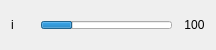
<?xml version="1.0" encoding="UTF-8"?>
<ui version="4.0">
 <class>SoundOverlay</class>
 <widget class="QWidget" name="SoundOverlay">
  <property name="geometry">
   <rect>
    <x>0</x>
    <y>0</y>
    <width>216</width>
    <height>50</height>
   </rect>
  </property>
  <property name="windowTitle">
   <string>Form</string>
  </property>
  <layout class="QGridLayout" name="gridLayout">
   <property name="horizontalSpacing">
    <number>12</number>
   </property>
   <item row="0" column="0">
    <widget class="QLabel" name="iconLabel">
     <property name="minimumSize">
      <size>
       <width>18</width>
       <height>0</height>
      </size>
     </property>
     <property name="text">
      <string>i</string>
     </property>
    </widget>
   </item>
   <item row="0" column="1">
    <widget class="QProgressBar" name="progressBar">
     <property name="maximumSize">
      <size>
       <width>16777215</width>
       <height>8</height>
      </size>
     </property>
     <property name="value">
      <number>24</number>
     </property>
     <property name="textVisible">
      <bool>false</bool>
     </property>
     <property name="format">
      <string/>
     </property>
    </widget>
   </item>
   <item row="0" column="2">
    <widget class="QLabel" name="valueLabel">
     <property name="minimumSize">
      <size>
       <width>18</width>
       <height>0</height>
      </size>
     </property>
     <property name="text">
      <string>100</string>
     </property>
     <property name="alignment">
      <set>Qt::AlignmentFlag::AlignCenter</set>
     </property>
    </widget>
   </item>
  </layout>
 </widget>
 <resources/>
 <connections/>
</ui>
